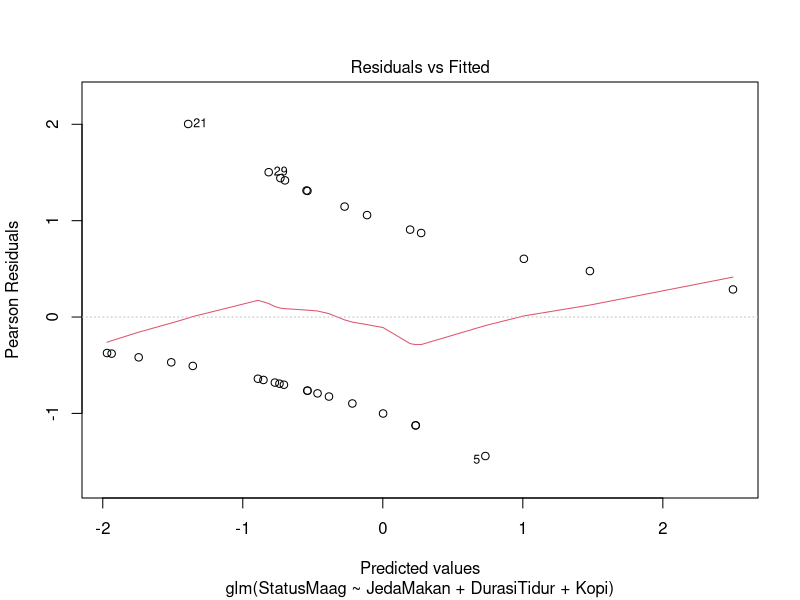
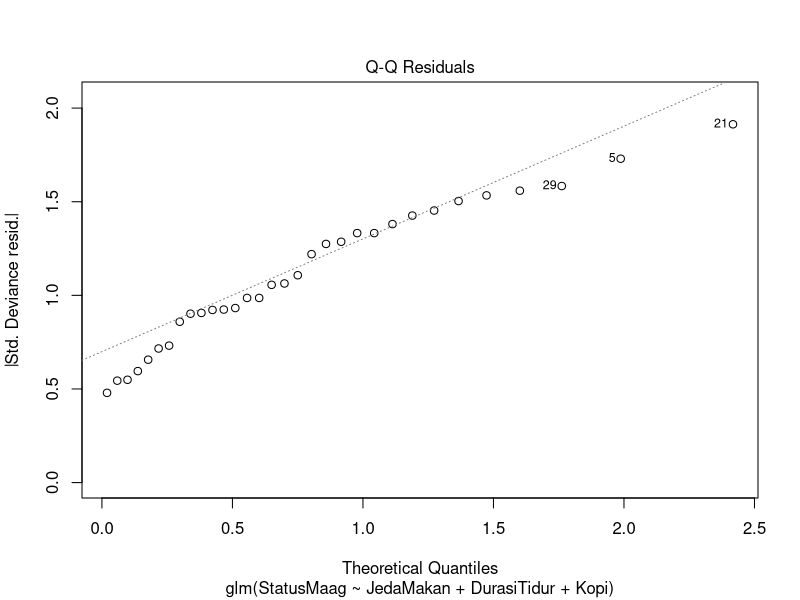
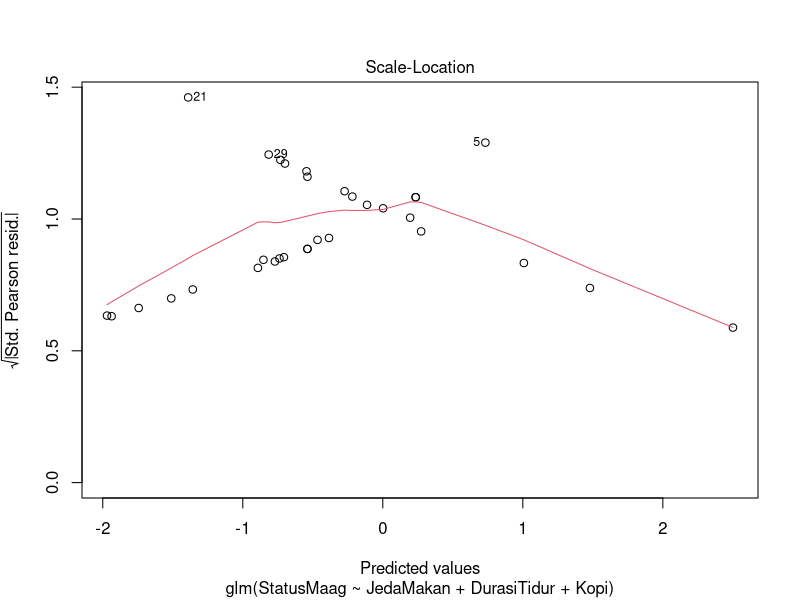
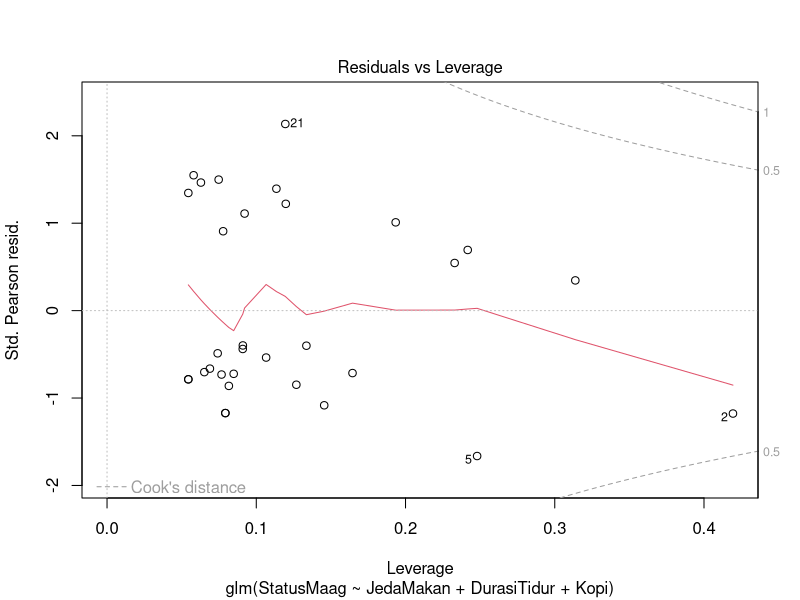

These charts were generated, in order, by the following R code:
data <- data.frame(
  StatusMaag = c(0,0,1,0,0,0,0,0,1,1,1,0,0,1,0,0,0,1,1,0,1,1,0,0,0,1,0,0,1,1,0,1),
  JedaMakan = c(10,16,15,12,12,10,14,14,7,15,13,17,14,13,12,10,8,12,9,15,12,15,10,13,10,14,15,14,12,6,14,14),
  DurasiTidur = c(6,5,4,7,3,5,5,5,6,5,4,4,6,5,6,5,6,3,6,4,7,2,6,7,7,5,7,4.7,5.5,5,5,4),
  Kopi = c(0,3,1,0,0,1,1,1,1,1,1,0,0,0,1,1,1,5,0,0,1,2,1,0,0,1,1,0,0,1,0,0)
)
str(data)
model <- glm(StatusMaag ~ JedaMakan + DurasiTidur + Kopi,
             data = data,
             family = binomial)
summary(model)
exp(coef(model))
anova(model, test = "Chisq")
plot(model)
